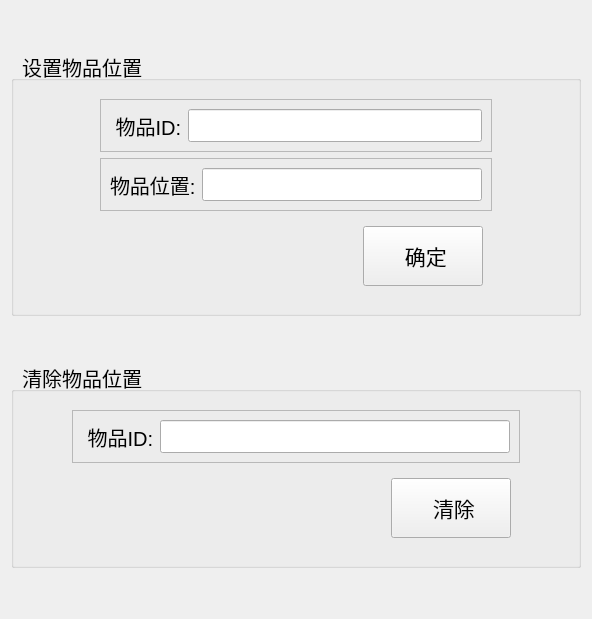
            <widget class="QWidget" name="tab_2">
             <attribute name="title">
              <string>位置设置</string>
             </attribute>
             <layout class="QVBoxLayout" name="verticalLayout_19">
              <item>
               <spacer name="verticalSpacer_4">
                <property name="orientation">
                 <enum>Qt::Orientation::Vertical</enum>
                </property>
                <property name="sizeHint" stdset="0">
                 <size>
                  <width>20</width>
                  <height>40</height>
                 </size>
                </property>
               </spacer>
              </item>
              <item>
               <widget class="QGroupBox" name="groupBox_2">
                <property name="font">
                 <font>
                  <pointsize>15</pointsize>
                 </font>
                </property>
                <property name="title">
                 <string>  设置物品位置</string>
                </property>
                <layout class="QHBoxLayout" name="horizontalLayout_17">
                 <item>
                  <spacer name="horizontalSpacer_6">
                   <property name="orientation">
                    <enum>Qt::Orientation::Horizontal</enum>
                   </property>
                   <property name="sizeHint" stdset="0">
                    <size>
                     <width>40</width>
                     <height>20</height>
                    </size>
                   </property>
                  </spacer>
                 </item>
                 <item>
                  <widget class="QWidget" name="widget" native="true">
                   <layout class="QVBoxLayout" name="verticalLayout_20">
                    <item>
                     <widget class="QFrame" name="frame_3">
                      <property name="frameShape">
                       <enum>QFrame::Shape::StyledPanel</enum>
                      </property>
                      <property name="frameShadow">
                       <enum>QFrame::Shadow::Plain</enum>
                      </property>
                      <layout class="QHBoxLayout" name="horizontalLayout_5">
                       <item>
                        <widget class="QLabel" name="label_11">
                         <property name="font">
                          <font>
                           <pointsize>15</pointsize>
                          </font>
                         </property>
                         <property name="text">
                          <string> 物品ID:</string>
                         </property>
                        </widget>
                       </item>
                       <item>
                        <widget class="QLineEdit" name="lE_pos_add_id">
                         <property name="sizePolicy">
                          <sizepolicy hsizetype="Expanding" vsizetype="Expanding">
                           <horstretch>0</horstretch>
                           <verstretch>0</verstretch>
                          </sizepolicy>
                         </property>
                         <property name="font">
                          <font>
                           <pointsize>16</pointsize>
                          </font>
                         </property>
                        </widget>
                       </item>
                      </layout>
                     </widget>
                    </item>
                    <item>
                     <widget class="QFrame" name="frame_4">
                      <property name="frameShape">
                       <enum>QFrame::Shape::StyledPanel</enum>
                      </property>
                      <property name="frameShadow">
                       <enum>QFrame::Shadow::Plain</enum>
                      </property>
                      <layout class="QHBoxLayout" name="horizontalLayout_9">
                       <item>
                        <widget class="QLabel" name="label_12">
                         <property name="font">
                          <font>
                           <pointsize>15</pointsize>
                          </font>
                         </property>
                         <property name="text">
                          <string>物品位置:</string>
                         </property>
                        </widget>
                       </item>
                       <item>
                        <widget class="QLineEdit" name="lE_pos_add_pos">
                         <property name="sizePolicy">
                          <sizepolicy hsizetype="Expanding" vsizetype="Expanding">
                           <horstretch>0</horstretch>
                           <verstretch>0</verstretch>
                          </sizepolicy>
                         </property>
                         <property name="font">
                          <font>
                           <pointsize>16</pointsize>
                          </font>
                         </property>
                        </widget>
                       </item>
                      </layout>
                     </widget>
                    </item>
                    <item>
                     <widget class="QWidget" name="widget_7" native="true">
                      <layout class="QHBoxLayout" name="horizontalLayout_7">
                       <item>
                        <spacer name="horizontalSpacer">
                         <property name="orientation">
                          <enum>Qt::Orientation::Horizontal</enum>
                         </property>
                         <property name="sizeHint" stdset="0">
                          <size>
                           <width>254</width>
                           <height>20</height>
                          </size>
                         </property>
                        </spacer>
                       </item>
                       <item>
                        <widget class="QPushButton" name="btn_pos_set">
                         <property name="minimumSize">
                          <size>
                           <width>120</width>
                           <height>60</height>
                          </size>
                         </property>
                         <property name="font">
                          <font>
                           <pointsize>16</pointsize>
                          </font>
                         </property>
                         <property name="text">
                          <string> 确定</string>
                         </property>
                        </widget>
                       </item>
                      </layout>
                     </widget>
                    </item>
                   </layout>
                  </widget>
                 </item>
                 <item>
                  <spacer name="horizontalSpacer_7">
                   <property name="orientation">
                    <enum>Qt::Orientation::Horizontal</enum>
                   </property>
                   <property name="sizeHint" stdset="0">
                    <size>
                     <width>40</width>
                     <height>20</height>
                    </size>
                   </property>
                  </spacer>
                 </item>
                </layout>
               </widget>
              </item>
              <item>
               <spacer name="verticalSpacer_3">
                <property name="orientation">
                 <enum>Qt::Orientation::Vertical</enum>
                </property>
                <property name="sizeType">
                 <enum>QSizePolicy::Policy::Fixed</enum>
                </property>
                <property name="sizeHint" stdset="0">
                 <size>
                  <width>20</width>
                  <height>40</height>
                 </size>
                </property>
               </spacer>
              </item>
              <item>
               <widget class="QGroupBox" name="groupBox_3">
                <property name="font">
                 <font>
                  <pointsize>15</pointsize>
                 </font>
                </property>
                <property name="title">
                 <string>  清除物品位置</string>
                </property>
                <layout class="QHBoxLayout" name="horizontalLayout_18">
                 <item>
                  <spacer name="horizontalSpacer_8">
                   <property name="orientation">
                    <enum>Qt::Orientation::Horizontal</enum>
                   </property>
                   <property name="sizeHint" stdset="0">
                    <size>
                     <width>40</width>
                     <height>20</height>
                    </size>
                   </property>
                  </spacer>
                 </item>
                 <item>
                  <widget class="QWidget" name="widget_3" native="true">
                   <layout class="QVBoxLayout" name="verticalLayout_18">
                    <item>
                     <widget class="QFrame" name="frame_5">
                      <property name="frameShape">
                       <enum>QFrame::Shape::StyledPanel</enum>
                      </property>
                      <property name="frameShadow">
                       <enum>QFrame::Shadow::Raised</enum>
                      </property>
                      <layout class="QHBoxLayout" name="horizontalLayout_6">
                       <item>
                        <widget class="QLabel" name="label_13">
                         <property name="font">
                          <font>
                           <pointsize>15</pointsize>
                          </font>
                         </property>
                         <property name="text">
                          <string> 物品ID:</string>
                         </property>
                        </widget>
                       </item>
                       <item>
                        <widget class="QLineEdit" name="lE_pos_del_pos">
                         <property name="font">
                          <font>
                           <pointsize>16</pointsize>
                          </font>
                         </property>
                        </widget>
                       </item>
                      </layout>
                     </widget>
                    </item>
                    <item>
                     <widget class="QWidget" name="widget_10" native="true">
                      <layout class="QHBoxLayout" name="horizontalLayout_10">
                       <item>
                        <spacer name="horizontalSpacer_2">
                         <property name="orientation">
                          <enum>Qt::Orientation::Horizontal</enum>
                         </property>
                         <property name="sizeHint" stdset="0">
                          <size>
                           <width>310</width>
                           <height>20</height>
                          </size>
                         </property>
                        </spacer>
                       </item>
                       <item>
                        <widget class="QPushButton" name="btn_pos_clr">
                         <property name="minimumSize">
                          <size>
                           <width>120</width>
                           <height>60</height>
                          </size>
                         </property>
                         <property name="font">
                          <font>
                           <pointsize>16</pointsize>
                          </font>
                         </property>
                         <property name="text">
                          <string> 清除</string>
                         </property>
                        </widget>
                       </item>
                      </layout>
                     </widget>
                    </item>
                   </layout>
                  </widget>
                 </item>
                 <item>
                  <spacer name="horizontalSpacer_9">
                   <property name="orientation">
                    <enum>Qt::Orientation::Horizontal</enum>
                   </property>
                   <property name="sizeHint" stdset="0">
                    <size>
                     <width>40</width>
                     <height>20</height>
                    </size>
                   </property>
                  </spacer>
                 </item>
                </layout>
               </widget>
              </item>
              <item>
               <spacer name="verticalSpacer_5">
                <property name="orientation">
                 <enum>Qt::Orientation::Vertical</enum>
                </property>
                <property name="sizeHint" stdset="0">
                 <size>
                  <width>20</width>
                  <height>40</height>
                 </size>
                </property>
               </spacer>
              </item>
             </layout>
            </widget>
